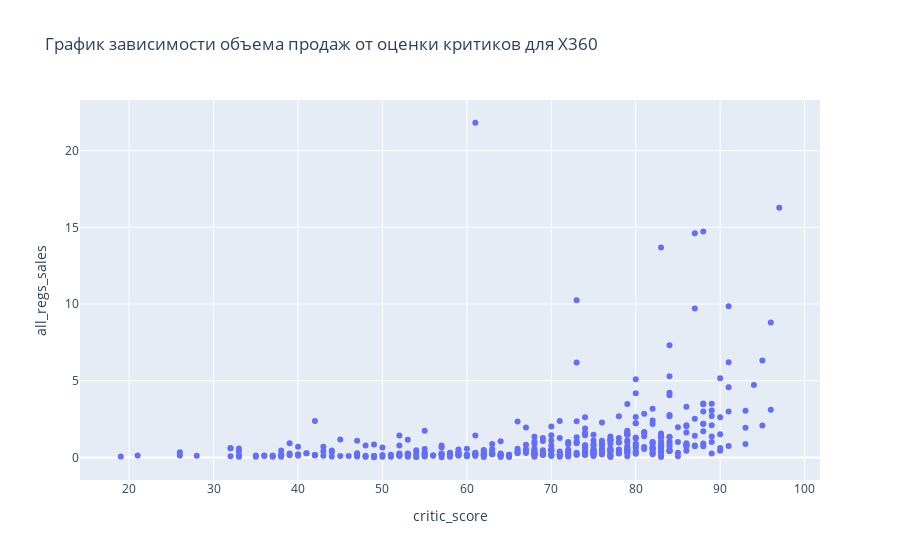

The cell this chart's notebook holds for it:
### Code cell
scatter_plot('critic_score','all_regs_sales',x360_critic_sales,'График зависимости объема продаж от оценки критиков для X360')

### Figure 1 — Plotly figure (JSON) as saved in the notebook; plotly's stock layout.template omitted (floating-point values rounded to 4 significant figures; data arrays with more than 128 entries replaced by an {"elided": "..."} marker saying what was removed)
{"data": [{"hovertemplate": "critic_score=%{x}<br>all_regs_sales=%{y}<extra></extra>", "legendgroup": "", "marker": {"color": "#636efa", "symbol": "circle"}, "mode": "markers", "name": "", "orientation": "v", "showlegend": false, "type": "scatter", "x": {"elided": "432 int values"}, "xaxis": "x", "y": {"elided": "432 float values"}, "yaxis": "y"}], "layout": {"legend": {"tracegroupgap": 0}, "title": {"text": "График зависимости объема продаж от оценки критиков для X360"}, "xaxis": {"anchor": "y", "domain": [0, 1], "title": {"text": "critic_score"}}, "yaxis": {"anchor": "x", "domain": [0, 1], "title": {"text": "all_regs_sales"}}}}
